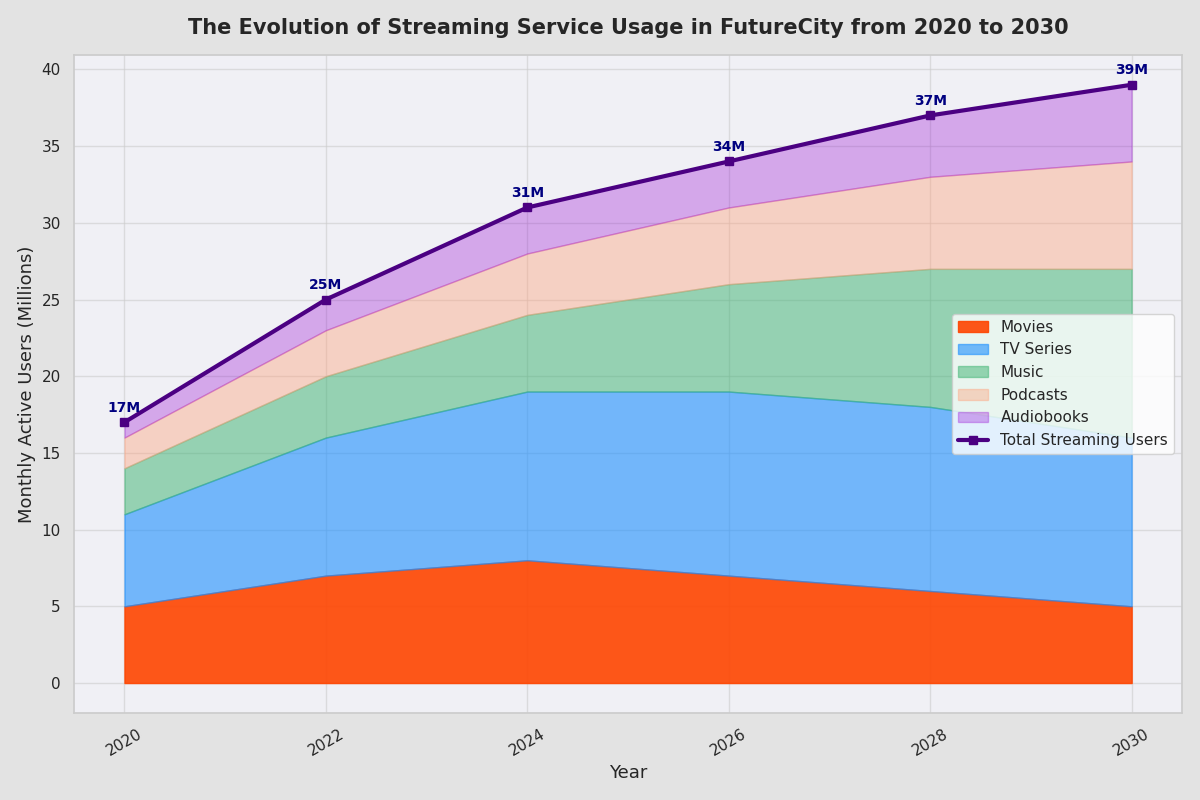

Write the Python code that produced this figure.
import matplotlib.pyplot as plt
import numpy as np

years = np.array([2020, 2022, 2024, 2026, 2028, 2030])
movies_streaming = np.array([5, 7, 8, 7, 6, 5])
tv_series_streaming = np.array([6, 9, 11, 12, 12, 11])
music_streaming = np.array([3, 4, 5, 7, 9, 11])
podcast_streaming = np.array([2, 3, 4, 5, 6, 7])
audiobook_streaming = np.array([1, 2, 3, 3, 4, 5])

total_streaming = movies_streaming + tv_series_streaming + music_streaming + podcast_streaming + audiobook_streaming

fig, ax = plt.subplots(figsize=(12, 8))

ax.fill_between(years, 0, movies_streaming, label='Movies', color='#FF4500', alpha=0.9)
ax.fill_between(years, movies_streaming, movies_streaming + tv_series_streaming, label='TV Series', color='#1E90FF', alpha=0.6)
ax.fill_between(years, movies_streaming + tv_series_streaming, movies_streaming + tv_series_streaming + music_streaming, label='Music', color='#3CB371', alpha=0.5)
ax.fill_between(years, movies_streaming + tv_series_streaming + music_streaming, movies_streaming + tv_series_streaming + music_streaming + podcast_streaming, label='Podcasts', color='#FFA07A', alpha=0.4)
ax.fill_between(years, movies_streaming + tv_series_streaming + music_streaming + podcast_streaming, total_streaming, label='Audiobooks', color='#9400D3', alpha=0.3)

ax.plot(years, total_streaming, color='indigo', linewidth=3.0, linestyle='-', marker='s', label='Total Streaming Users')

for i, year in enumerate(years):
    ax.text(year, total_streaming[i] + 0.5, f'{total_streaming[i]}M', fontsize=10, ha='center', va='bottom', color='navy', weight='bold')

ax.set_title('The Evolution of Streaming Service Usage in FutureCity from 2020 to 2030', fontsize=15, weight='bold', pad=15)
ax.set_xlabel('Year', fontsize=13)
ax.set_ylabel('Monthly Active Users (Millions)', fontsize=13)

ax.set_xticks(years)
ax.set_xticklabels(years, fontsize=11, rotation=30)

ax.grid(visible=True, linestyle='-', alpha=0.6)
ax.legend(loc='center right', fontsize=11, frameon=True)

ax.set_facecolor('#F0F0F5')
fig.patch.set_facecolor('#E3E3E3')

plt.tight_layout()

plt.show()
